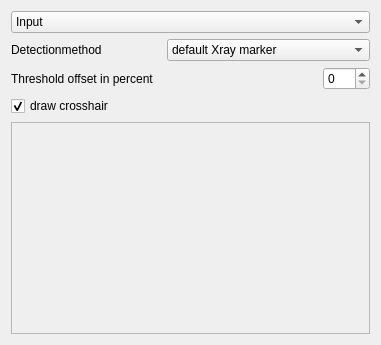
<?xml version="1.0" encoding="UTF-8"?>
<ui version="4.0">
 <class>DetectionSettings</class>
 <widget class="QDialog" name="DetectionSettings">
  <property name="geometry">
   <rect>
    <x>0</x>
    <y>0</y>
    <width>381</width>
    <height>345</height>
   </rect>
  </property>
  <property name="windowTitle">
   <string>Detection Settings</string>
  </property>
  <layout class="QGridLayout" name="gridLayout">
   <item row="3" column="0">
    <widget class="QLabel" name="label_4">
     <property name="text">
      <string>Detectionmethod</string>
     </property>
    </widget>
   </item>
   <item row="0" column="0" colspan="3">
    <widget class="QComboBox" name="comboBox">
     <item>
      <property name="text">
       <string>Input</string>
      </property>
     </item>
     <item>
      <property name="text">
       <string>Blurred Orignial</string>
      </property>
     </item>
     <item>
      <property name="text">
       <string>Difference (Original - Blurred)</string>
      </property>
     </item>
     <item>
      <property name="text">
       <string>Median filtered Difference</string>
      </property>
     </item>
     <item>
      <property name="text">
       <string>Thresholded Difference</string>
      </property>
     </item>
     <item>
      <property name="text">
       <string>Blurred Thresholded</string>
      </property>
     </item>
     <item>
      <property name="text">
       <string>Detected</string>
      </property>
     </item>
    </widget>
   </item>
   <item row="8" column="0" colspan="3">
    <widget class="QFrame" name="frame">
     <property name="frameShape">
      <enum>QFrame::StyledPanel</enum>
     </property>
     <property name="frameShadow">
      <enum>QFrame::Raised</enum>
     </property>
     <layout class="QGridLayout" name="gridLayout_2">
      <item row="1" column="0" alignment="Qt::AlignHCenter|Qt::AlignVCenter">
       <widget class="QLabel" name="label_Image">
        <property name="text">
         <string/>
        </property>
       </widget>
      </item>
     </layout>
    </widget>
   </item>
   <item row="5" column="0">
    <widget class="QCheckBox" name="checkBoxCrosshair">
     <property name="text">
      <string>draw crosshair</string>
     </property>
     <property name="checked">
      <bool>true</bool>
     </property>
    </widget>
   </item>
   <item row="3" column="1" colspan="2">
    <widget class="QComboBox" name="comboBox_Method">
     <item>
      <property name="text">
       <string>default Xray marker</string>
      </property>
     </item>
     <item>
      <property name="text">
       <string>Blobdetection</string>
      </property>
     </item>
     <item>
      <property name="text">
       <string>white marker</string>
      </property>
     </item>
     <item>
      <property name="text">
       <string>corner detection</string>
      </property>
     </item>
     <item>
      <property name="text">
       <string>no detection</string>
      </property>
     </item>
     <item>
      <property name="text">
       <string>xray marker (center of mass)</string>
      </property>
     </item>
     <item>
      <property name="text">
       <string>white Blobdetection</string>
      </property>
     </item>
    </widget>
   </item>
   <item row="4" column="0">
    <widget class="QLabel" name="label">
     <property name="text">
      <string>Threshold offset in percent</string>
     </property>
    </widget>
   </item>
   <item row="4" column="2">
    <widget class="QSpinBox" name="spinBox_ThresholdOffset">
     <property name="sizePolicy">
      <sizepolicy hsizetype="Maximum" vsizetype="Fixed">
       <horstretch>0</horstretch>
       <verstretch>0</verstretch>
      </sizepolicy>
     </property>
     <property name="maximum">
      <number>100</number>
     </property>
    </widget>
   </item>
  </layout>
 </widget>
 <resources/>
 <connections/>
</ui>
